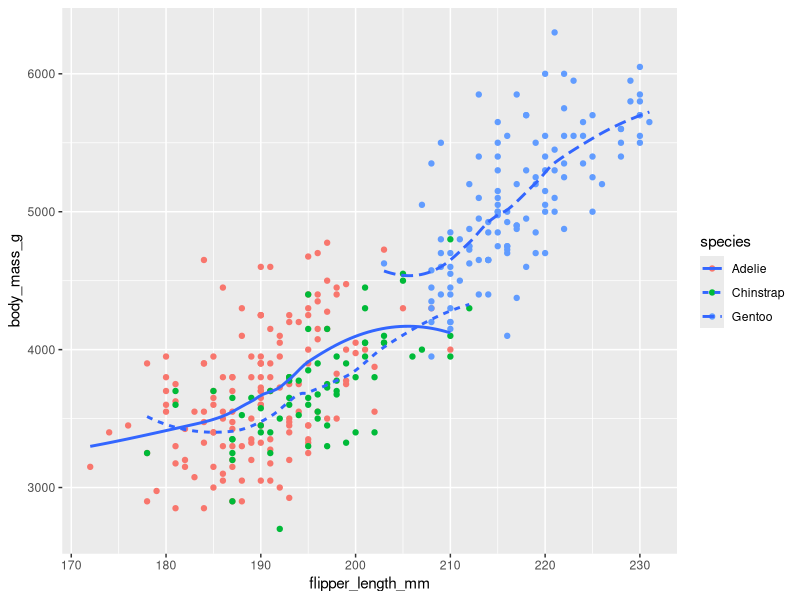

This chart was generated by the following R code: (Note: this script raises an error after producing the figure.)
library(tidyverse)
library(palmerpenguins)


peng <- penguins  # this is redundant, but it allows to view penguins tibble in Environment (upper right corner of RStudio)


## ggplot review
ggplot(data = peng) +
  geom_point(mapping = aes(x = flipper_length_mm, y = body_mass_g, color = species)) +
  geom_smooth(mapping = aes(x = flipper_length_mm, y = body_mass_g , linetype = species), se = FALSE)


## Dataframe (df) Basics
# view partial contents of df
peng
glimpse(peng)

# view full contents of df in seperate viewer
view(peng)

# dimensions 
dim(peng) # number of rows, number of columns

nrow(peng) # number of rows

ncol(peng) # number of columns 

# summary of each column in df 
summary(peng)

# subsetting
peng[,2] # returns tibble 
peng[,"island"] # returns tibble
peng$island # returns list

peng[50,2] # returnes 1x1 tibble
peng[[50,2]] # returns single value

# ------------------------------------------------------------------------------

### CHAPTER 5: Data transformation with dplyr

## mutate - "adds new variables that are functions of existing variables"
?mutate # read help article regarding mutate

#create column body_mass_kg, which converts body_mass_g into kilogram
mutate(peng, body_mass_kg = body_mass_g / 1000)

# create column long_flipper, which contains TRUE if flipper is longer than 190mm
mutate(peng, long_flipper = flipper_length_mm > 190)

# do both mutations in one step
mutate(peng, body_mass_kg = body_mass_g / 1000, 
       long_flipper = flipper_length_mm > 190)

# ------------------------------------------------------------------------------

## select - choose columns 
?select

# Keep columns: species, island, body_mass_g
select(peng, species, island, body_mass_g)

# Keep all columns except "sex" and "year"
select(peng, -c(sex,year))

# Keep all columns relating to the penguin's bill: bill_length_mm, bill_depth_mm (both start with "bill")
select(peng, starts_with("bill"))

# ------------------------------------------------------------------------------

## filter - "picks cases based on their values."
?filter

# Keep all penguins that have a has a bill length larger 55mm
filter(peng, bill_length_mm > 55)

# Keep all penguins that have a bill length longer than 55mm AND are of the "Chinstrap" species 
filter(peng, species == "Chinstrap", bill_length_mm > 55)
filter(peng, species == "Chinstrap" & bill_length_mm > 55)

# Keep all penguins that have a bill_length_mm > 55 OR are "Chinstrap" species 
filter(peng, bill_length_mm > 55 | species == "Chinstrap" )

# Apply more complex logic
filter(peng, species == "Adelie" & island == "Biscoe" & (body_mass_g < 3000 | body_mass_g > 4500))

# ------------------------------------------------------------------------------

## Pipes %>%
# old version to chain multiple operations
peng1 <- mutate(peng, body_mass_kg = body_mass_g / 1000)
peng2 <- select(peng1, species, island, body_mass_kg)
peng3 <- filter(peng2, body_mass_kg > 5.)

# new version using pipes
peng %>% mutate(body_mass_kg = body_mass_g / 1000) %>% 
  select(species, island, body_mass_kg) %>% 
  filter(body_mass_kg > 5.)

# ------------------------------------------------------------------------------

## Task Set #1: 
summary(p2)
# 1) mutate: create column approx_area, which is the product of bill length and depth; save resulting dataframe to p1
p1 <- peng %>% mutate(approx_area = bill_length_mm * bill_depth_mm)

# 2) select: remove bill_length_mm, bill_depth_mm, and flipper_length_mm columns from p1; save resulting dataframe to p2. 
p2 <- p1 %>% select(-c("bill_length_mm", "bill_depth_mm", "flipper_length_mm"))


# 3) filter: keep all penguins in dataframe p2 where the body_mass_kg is between 3000g and 5000g; save resulting dataframe to p3
p3 <- p2 %>% mutate(body_mass_kg = body_mass_g / 1000) %>% 
  filter(between(body_mass_kg,3,5))



# 4) Repeat questions 1-3 using the pipe operator ( %>% ); this means that the dataframes (p1, p2) are no longer necessary 
p4 <- peng %>% 
          mutate(approx_area = bill_length_mm * bill_depth_mm) %>% 
          select(-c("bill_length_mm", "bill_depth_mm", "flipper_length_mm")) %>% 
          mutate(body_mass_kg = body_mass_g / 1000) %>% 
          filter(between(body_mass_kg,3,5))
  


# 5) Bonus: add ggplot to the end of the piped statement from #4
p5 <- peng %>% 
  mutate(approx_area = bill_length_mm * bill_depth_mm) %>% 
  select(-c("bill_length_mm", "bill_depth_mm", "flipper_length_mm")) %>% 
  mutate(body_mass_kg = body_mass_g / 1000) %>% 
  filter(between(body_mass_kg,3,5)) %>% 
  ggplot()

# 6) Bonus: keep all penguins of dataframe "peng" where the bill_length is greater than the mean bill length using mean() within the filter function.
# If the results look weird, check the documentation for mean: ?mean
p6 <- peng %>% 
  mutate(approx_area = bill_length_mm * bill_depth_mm) %>% 
  filter(bill_length_mm> mean(na.omit(bill_depth_mm)))
  select(-c("bill_length_mm", "bill_depth_mm", "flipper_length_mm")) %>% 
  mutate(body_mass_kg = body_mass_g / 1000) %>% 
  filter(between(body_mass_kg,3,5))

# 7) Keep all columns relating to length: bill_length_mm, flipper_length_mm. Use a selection helper. 
p7 <- peng %>% select(ends_with('_length_mm'))


# ------------------------------------------------------------------------------

## summarise
?summarise

summarise(peng, avg_mass = mean(body_mass_g, na.rm = TRUE)) # without pipe
peng %>% summarise(avg_mass = mean(body_mass_g, na.rm = TRUE)) # with pipe

## group_by
peng %>% group_by(species) # note the "Groups" specification in the output -> 3 groups
peng %>% group_by(species, year) # -> 9 groups (3 species * 3 years)

# group_by + summarise

# find how many penguin observations were on each island and species 
peng %>% 
  group_by(species, island) %>% 
  summarise(penguin_cnt = n())

peng %>% 
  group_by(species, island) %>% 
  count()

peng %>% 
  group_by(species, island) %>%
  tally()


# find mean body mass for each penguin species: first group then summarise
peng %>% 
  group_by(species) %>%
  summarise(avg_mass = mean(body_mass_g, na.rm = TRUE))

# find max body mass for each species and island
peng %>% 
  group_by(species, island) %>%
  summarise(max_mass = max(body_mass_g, na.rm = TRUE))

# group_by + mutate + ungroup
peng %>% # without grouping
  mutate(max_mass = max(body_mass_g, na.rm = TRUE))

peng %>%
  group_by(sex) %>% # with grouping
  mutate(max_mass = max(body_mass_g, na.rm = TRUE)) %>% 
  ungroup()

# ------------------------------------------------------------------------------

## arrange
arrange(peng, bill_length_mm) # sort by bill_length_mm in ascending order
arrange(peng, desc(bill_length_mm)) # sort by bill_length_mm in descending order

arrange(peng, island, desc(bill_length_mm)) # sort by island (A -> Z) and then by bill_length_mm in descending order

# ------------------------------------------------------------------------------

## rename columns (NEW NAME = OLD NAME)
?rename
rename(peng, bl = bill_length_mm)
rename(peng, bl = bill_length_mm, fl = flipper_length_mm)

# ------------------------------------------------------------------------------

## Problem Set #2 

# 1) Calculate the median bill length per sex and year. 
p2.1 <- peng %>% 
  group_by(sex, year) %>% 
  summarise(med_bill_length = median(na.omit(bill_length_mm)))

# 2) For each penguin, calculate the difference it's bill_length and the mean bill_length for all penguins
p2.2 <- peng %>% 
  mutate(delta_to_mean_bill_length = bill_length_mm - mean(na.omit(bill_length_mm)))

# 3) For each penguin, calculate the difference it's bill_length and the mean bill_length for that penguin's species
p2.3 <- peng %>% 
  group_by(species) %>% 
  mutate(delta_to_mean_bill_length = bill_length_mm - mean(na.omit(bill_length_mm)))
  

# 4) using arrange, what species of penguin generally has shortest flippers?
p2.4 <- peng %>% 
  group_by(species) %>% 
  arrange(flipper_length_mm, .by_group = T)

# 5) using arrange, what island can you find the heaviest penguin?
p2.5 <- peng %>% 
  group_by(island) %>% 
  summarise(max_weight = max(na.omit(body_mass_g)))
  arrange(desc(max_weight), .by_group = T)




